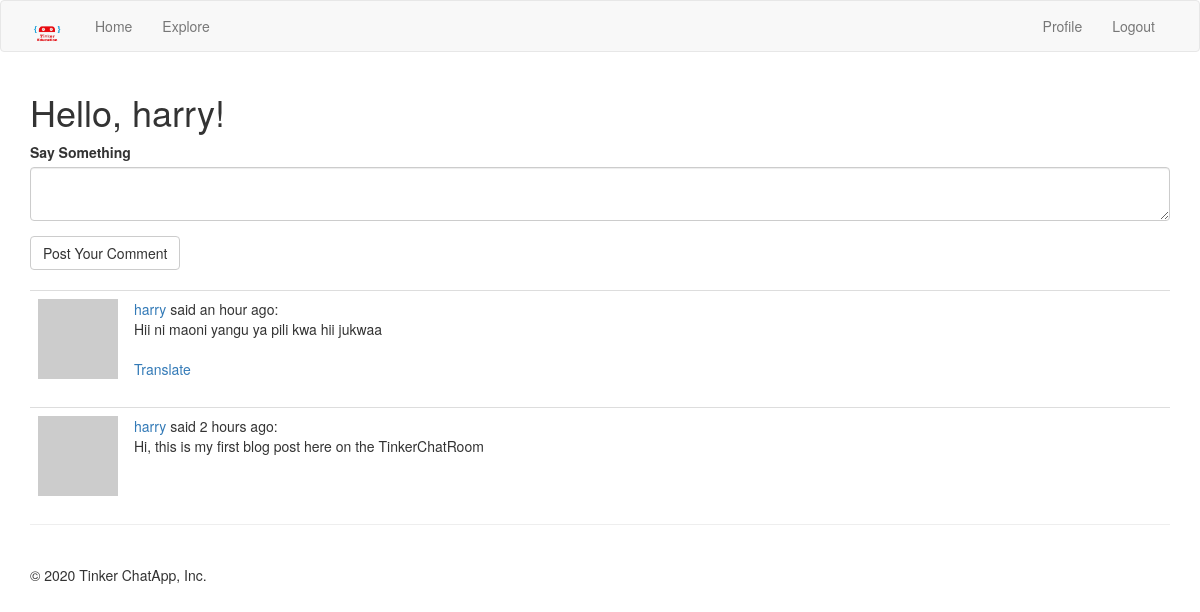
Screenshot of /home (signed in) with the database file from the repository.
### app/models.py (models this page shows, shortened)
class User( UserMixin ,db.Model):
    id = db.Column(db.Integer, primary_key = True)
    username = db.Column(db.String(64), unique = True, index = True)
    email = db.Column(db.String(120), unique = True, index = True)
    password_hash = db.Column(db.String(128))
    posts = db.relationship('Post', backref = 'author', lazy = 'dynamic')
    about_me = db.Column(db.String(140))
    last_seen = db.Column(db.DateTime, default = datetime.utcnow)
    followed = db.relationship(
        'User',
        secondary = followers,
        primaryjoin = (followers.c.follower_id == id),
        secondaryjoin = (followers.c.followed_id == id),
        backref = db.backref('followers', lazy = 'dynamic'),
        lazy = 'dynamic'
    )
    def avatar(self, size):
        digest = md5(self.email.lower().encode('utf-8')).hexdigest()
        return 'https://www.gravatar.com/avatar/{}?d=identicon&s={}'.format(digest, size)
    def followed_posts(self):
        followed = Post.query.join(
            followers,
            (followers.c.followed_id == Post.user_id)).filter(
                followers.c.follower_id == self.id
            )
        own = Post.query.filter_by(user_id = self.id)
        return followed.union(own).order_by(Post.timestamp.desc())

class Post(db.Model):
    id = db.Column(db.Integer, primary_key = True)
    body = db.Column(db.String(140))
    timestamp = db.Column(db.DateTime, index = True, default = datetime.utcnow)
    user_id = db.Column(db.Integer, db.ForeignKey('user.id'))
    language = db.Column(db.String(5))

### app/routes.py (the view, shortened to what this page needs)
@app.route('/', methods = ['GET', 'POST'])
@app.route('/home', methods = ['GET', 'POST'])
@login_required
def home():
    form = PostForm()
    page = request.args.get('page', 1, type(int))
    posts = current_user.followed_posts().paginate(
        page, app.config['POSTS_PER_PAGE'], False
    )
    next_url = url_for('home', page = posts.next_num) \
        if posts.has_next else None
    prev_url = url_for('home', page = posts.prev_num) \
        if posts.has_prev else None
    return render_template('home.html', title = 'Home', form = form, posts = posts.items, prev_url = prev_url, next_url = next_url)

### app/forms.py
class PostForm(FlaskForm):
    post = TextAreaField(_l('Say Something'), validators = [DataRequired()])
    submit = SubmitField('Post Your Comment')

### app/models.py (called while the page is built)
@login.user_loader
def load_user(id):
    return User.query.get(int(id))

### app/routes.py (called while the page is built)
@app.before_request
def before_request():
    if current_user.is_authenticated:
        current_user.last_seen = datetime.utcnow()
        db.session.commit()
    g.locale = str(get_locale())

### app/templates/home.html (shortened to what this page needs)
{% extends 'base.html' %}
{% import 'bootstrap/wtf.html' as wtf %}
{% block app_content %}
    <h1>Hello, {{current_user.username}}!</h1>
    {% if form %}
        <form action="" method="POST">
            {{ wtf.quick_form(form) }}
        </form><br>
    {% endif %}
    {% for post in posts %}
        {% include '_posts.html' %}
    {% endfor %}
{% endblock %}

### app/templates/_posts.html
<table class="table table-hover">
    <tr valign = 'top'>
        <td width="70px">
            <a href="{{ url_for('profile', username=post.author.username) }}">
                <img src="{{ post.author.avatar(36) }}" />
            </a>
        </td>
        <td>
            <a href="{{ url_for('profile', username=post.author.username) }}">
                {{ post.author.username }}
            </a>
            said {{ moment(post.timestamp).fromNow() }}:
            <br>
            <span id="post{{ post.id }}">{{ post.body }}</span>
            {% if post.language and post.language != g.locale %}
                <br><br>
                <span id="translation{{ post.id }}">
                    <a href="javascript:translate(
                                '#post{{ post.id }}',
                                '#translation{{ post.id }}',
                                '{{ post.language }}',
                                '{{ g.locale }}');">{{ _('Translate') }}</a>
                </span>
            {% endif %}
        </td>
    </tr>
</table>

### rows the page displays
User: username "harry"
Post: author.username "harry", timestamp "an hour ago", body "Hii ni maoni yangu ya pili kwa hii jukwaa"
Post: author.username "harry", timestamp "2 hours ago", body "Hi, this is my first blog post here on the TinkerChatRoom"

### other values shown
{{ moment().format('YYYY') }} "2020"
